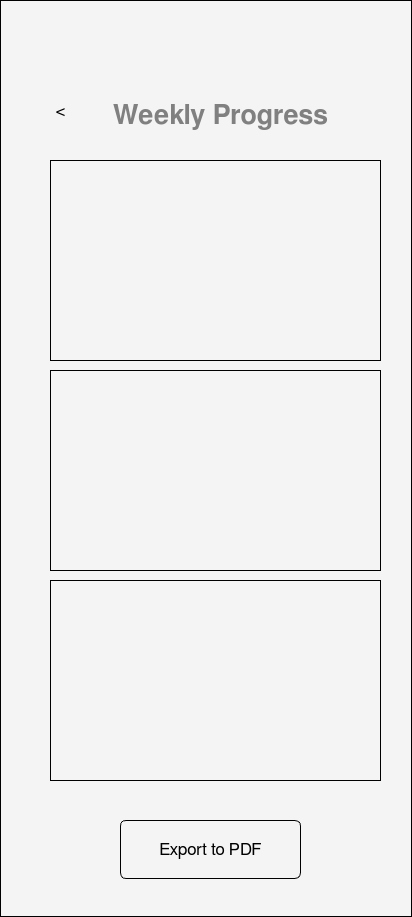
<?xml version="1.0" encoding="UTF-8"?>
<ui version="4.0">
 <class>Form</class>
 <widget class="QWidget" name="Form">
  <property name="geometry">
   <rect>
    <x>0</x>
    <y>0</y>
    <width>412</width>
    <height>917</height>
   </rect>
  </property>
  <property name="windowTitle">
   <string>Form</string>
  </property>
  <property name="styleSheet">
   <string notr="true">background-color: #f4f4f4; border: 1px solid #000000;</string>
  </property>
  <widget class="QLabel" name="label">
   <property name="geometry">
    <rect>
     <x>80</x>
     <y>80</y>
     <width>281</width>
     <height>71</height>
    </rect>
   </property>
   <property name="sizePolicy">
    <sizepolicy hsizetype="Preferred" vsizetype="Preferred">
     <horstretch>0</horstretch>
     <verstretch>0</verstretch>
    </sizepolicy>
   </property>
   <property name="font">
    <font>
     <family>FreeSans</family>
     <pointsize>20</pointsize>
     <bold>true</bold>
    </font>
   </property>
   <property name="styleSheet">
    <string notr="true">color: gray; border: none;</string>
   </property>
   <property name="frameShape">
    <enum>QFrame::Shape::NoFrame</enum>
   </property>
   <property name="frameShadow">
    <enum>QFrame::Shadow::Raised</enum>
   </property>
   <property name="text">
    <string>Weekly Progress</string>
   </property>
   <property name="alignment">
    <set>Qt::AlignmentFlag::AlignCenter</set>
   </property>
   <property name="wordWrap">
    <bool>true</bool>
   </property>
  </widget>
  <widget class="QPushButton" name="pushButton_11">
   <property name="geometry">
    <rect>
     <x>40</x>
     <y>90</y>
     <width>41</width>
     <height>41</height>
    </rect>
   </property>
   <property name="font">
    <font>
     <family>FreeSans</family>
     <pointsize>13</pointsize>
     <bold>false</bold>
    </font>
   </property>
   <property name="styleSheet">
    <string notr="true">color: ffffff;background-color: #00000000;
border: 0;</string>
   </property>
   <property name="text">
    <string>&lt;</string>
   </property>
  </widget>
  <widget class="QFrame" name="frame">
   <property name="geometry">
    <rect>
     <x>50</x>
     <y>160</y>
     <width>331</width>
     <height>201</height>
    </rect>
   </property>
   <property name="frameShape">
    <enum>QFrame::Shape::StyledPanel</enum>
   </property>
   <property name="frameShadow">
    <enum>QFrame::Shadow::Raised</enum>
   </property>
  </widget>
  <widget class="QFrame" name="frame_2">
   <property name="geometry">
    <rect>
     <x>50</x>
     <y>370</y>
     <width>331</width>
     <height>201</height>
    </rect>
   </property>
   <property name="frameShape">
    <enum>QFrame::Shape::StyledPanel</enum>
   </property>
   <property name="frameShadow">
    <enum>QFrame::Shadow::Raised</enum>
   </property>
  </widget>
  <widget class="QFrame" name="frame_3">
   <property name="geometry">
    <rect>
     <x>50</x>
     <y>580</y>
     <width>331</width>
     <height>201</height>
    </rect>
   </property>
   <property name="frameShape">
    <enum>QFrame::Shape::StyledPanel</enum>
   </property>
   <property name="frameShadow">
    <enum>QFrame::Shadow::Raised</enum>
   </property>
  </widget>
  <widget class="QPushButton" name="pushButton_9">
   <property name="geometry">
    <rect>
     <x>120</x>
     <y>820</y>
     <width>181</width>
     <height>59</height>
    </rect>
   </property>
   <property name="font">
    <font>
     <family>FreeSans</family>
     <pointsize>13</pointsize>
     <bold>false</bold>
    </font>
   </property>
   <property name="styleSheet">
    <string notr="true">color: ffffff;background-color: #00000000;
border-radius: 6px;
    padding: 5px;</string>
   </property>
   <property name="text">
    <string>Export to PDF</string>
   </property>
  </widget>
 </widget>
 <resources/>
 <connections/>
</ui>
